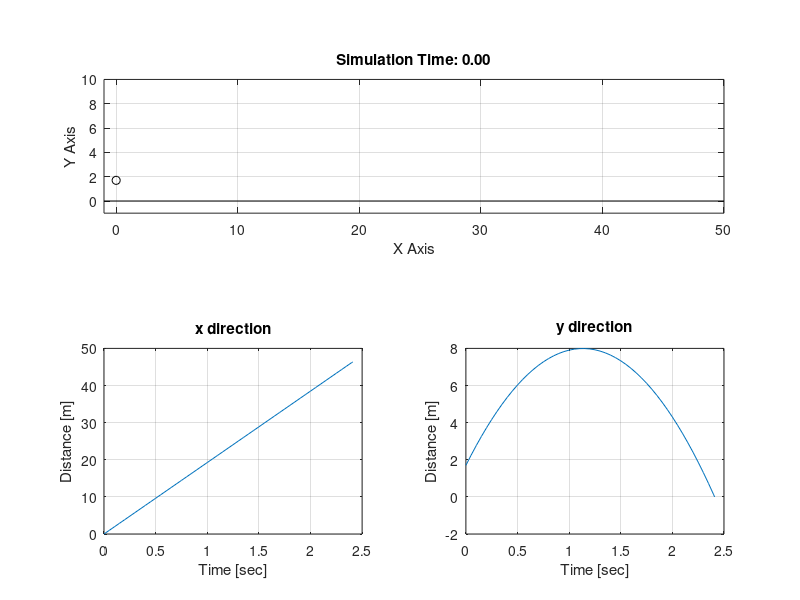

The MATLAB script that drew this image: (Note: this script raises an error after producing the figure.)
%% Motion Calculation
% init
theta = deg2rad(30);
v0 = 80*1000/3600; %[m/s]
h = 1.7; %[m]
g = 9.81; %[m/s^2]

% time scale
t_total = max(roots([g/2 -v0*sin(theta) -h]));
dt = 0.05;
t = 0:dt:t_total;
t = [t t_total];

% position calc
y = h + v0*sin(theta)*t - g/2*t.^2;
x = v0*cos(theta)*t;
%%
figure(1)
% data plot
subplot(2, 2, 3)
plot(t, x);
grid on;
title('x direction');
xlabel('Time [sec]');
ylabel('Distance [m]');
subplot(2, 2, 4);
plot(t, y);
grid on;
title('y direction');
xlabel('Time [sec]');
ylabel('Distance [m]');

% sim plot
subplot(2, 2, [1 2]);
n = 1;
ball = plot(x(n), y(n), 'ko');
hold on
grid on
ground = plot([-1 50], [0 0], 'k');
axis equal
xlim([-1 50]);
ylim([-1 10]);
xlabel('X Axis');
ylabel('Y Axis');

%%
tic
for n = 1:length(t)
    while toc < t(n)
    end
    title(['Simulation Time: ' sprintf('%.2f', t(n))])
    % update data of plot
    ball.XData = x(n);
    ball.YData = y(n);
    % update figure
    shg;
end